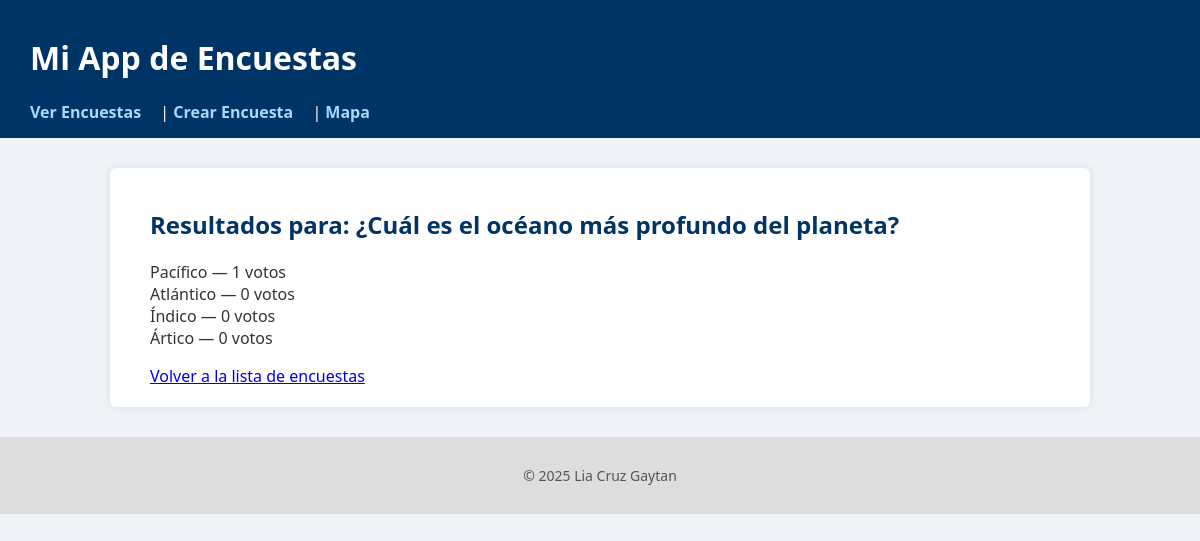
Screenshot of /polls/3/results/ with the database file from the repository.
### polls/models.py (models this page shows, shortened)
class Question(models.Model):
    question_text = models.CharField(max_length=200)
    pub_date = models.DateTimeField("date published")

class Choice(models.Model):
    question = models.ForeignKey(Question, on_delete=models.CASCADE)
    choice_text = models.CharField(max_length=200)
    votes = models.IntegerField(default=0)

### polls/views.py (the view)
# urls.py: path("<int:question_id>/results/", views.results, name="results"), # Resultados
def results(request, question_id):
    question = get_object_or_404(Question, pk=question_id)
    return render(request, 'polls/results.html', {'question': question})

### polls/templates/polls/results.html (shortened to what this page needs)
{% extends 'polls/base.html' %}
{% block content %}
<h2>Resultados para: {{ question.question_text }}</h2>
<ul>
  {% for choice in question.choice_set.all %}
    <li>{{ choice.choice_text }} — {{ choice.votes }} votos</li>
  {% endfor %}
</ul>
<a href="{% url 'polls:index' %}">Volver a la lista de encuestas</a>
{% endblock %}

### polls/static/polls/style.css (style rules this page uses)
body { font-family: 'Segoe UI', Tahoma, Geneva, Verdana, sans-serif; background-color: #f0f4f8; color: #333; margin: 0; padding: 0; }
h1, h2, h3 { color: #003366; }
ul { list-style: none; padding: 0; }

### rows the page displays
Question: question_text "¿Cuál es el océano más profundo del planeta?"
Choice: choice_text "Pacífico", votes "1"
Choice: choice_text "Atlántico", votes "0"
Choice: choice_text "Índico", votes "0"
Choice: choice_text "Ártico", votes "0"
